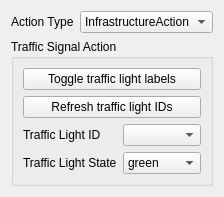
      <widget class="QWidget" name="globalActs">
       <attribute name="title">
        <string>Global Actions</string>
       </attribute>
       <layout class="QGridLayout" name="gridLayout_12">
        <item row="0" column="0">
         <widget class="QLabel" name="global_act_type_label">
          <property name="text">
           <string>Action Type</string>
          </property>
         </widget>
        </item>
        <item row="0" column="1">
         <widget class="QComboBox" name="global_act_type">
          <item>
           <property name="text">
            <string>InfrastructureAction</string>
           </property>
          </item>
         </widget>
        </item>
        <item row="1" column="0" colspan="2">
         <widget class="QGroupBox" name="infrastructure_act_group">
          <property name="title">
           <string>Traffic Signal Action</string>
          </property>
          <layout class="QGridLayout" name="gridLayout_13">
           <item row="4" column="1">
            <widget class="QComboBox" name="traffic_light_state">
             <item>
              <property name="text">
               <string>green</string>
              </property>
             </item>
             <item>
              <property name="text">
               <string>yellow</string>
              </property>
             </item>
             <item>
              <property name="text">
               <string>red</string>
              </property>
             </item>
            </widget>
           </item>
           <item row="2" column="0">
            <widget class="QLabel" name="traffic_light_id_label">
             <property name="text">
              <string>Traffic Light ID</string>
             </property>
            </widget>
           </item>
           <item row="2" column="1">
            <widget class="QComboBox" name="traffic_light_id"/>
           </item>
           <item row="0" column="0" colspan="2">
            <widget class="QPushButton" name="toggle_traffic_light_labels_button">
             <property name="text">
              <string>Toggle traffic light labels</string>
             </property>
            </widget>
           </item>
           <item row="4" column="0">
            <widget class="QLabel" name="traffic_light_state_label">
             <property name="text">
              <string>Traffic Light State</string>
             </property>
            </widget>
           </item>
           <item row="1" column="0" colspan="2">
            <widget class="QPushButton" name="refresh_traffic_light_ids_button">
             <property name="text">
              <string>Refresh traffic light IDs</string>
             </property>
            </widget>
           </item>
          </layout>
         </widget>
        </item>
       </layout>
      </widget>
